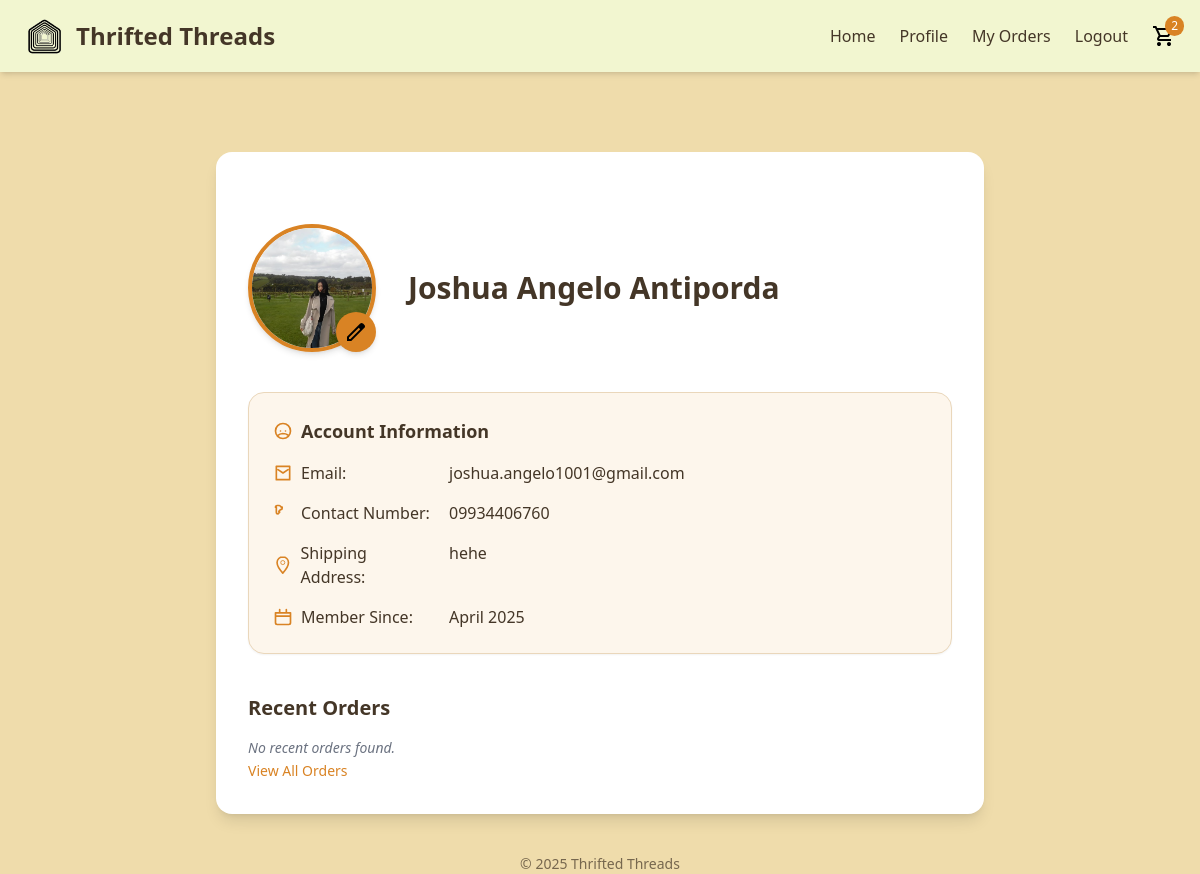
/php/profile.php (signed in), run on an earlier commit of the app's database.
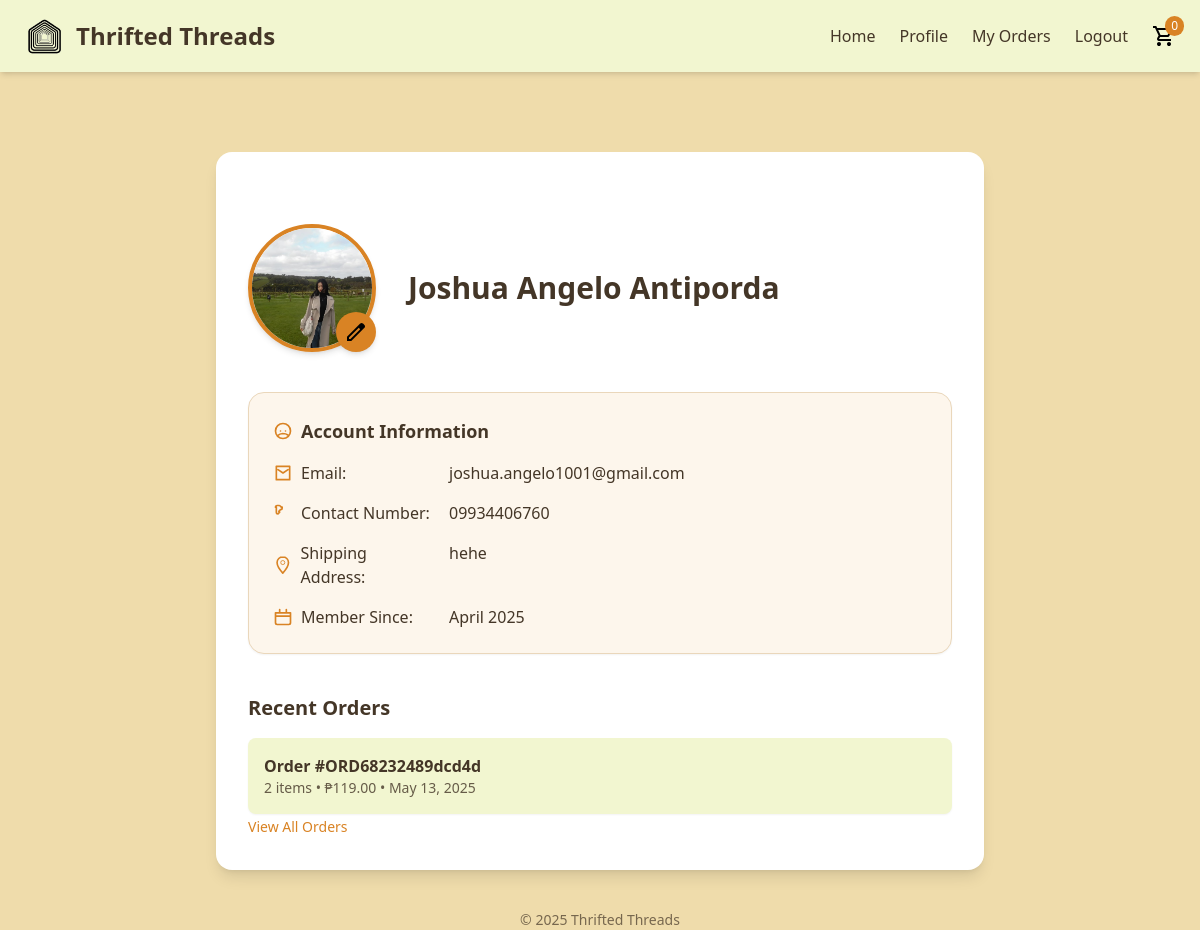
And on a later commit of the database.
### tables this page shows
CREATE TABLE `orders` (
  `id` int(11) NOT NULL,
  `user_id` int(11) DEFAULT NULL,
  `order_number` varchar(20) DEFAULT NULL,
  `total_items` int(11) DEFAULT NULL,
  `total_price` decimal(10,2) DEFAULT NULL,
  `order_date` datetime DEFAULT current_timestamp(),
  `status` varchar(50) DEFAULT 'Pending'
);

### php/profile.php (the view, shortened to what the changed rows need)
<?php
include 'db_conn.php';
$user_id = $_SESSION['user_id'];
$cart_query = $conn->prepare("SELECT SUM(quantity) as total_items FROM cart WHERE user_id = ?");
$cart_query->bind_param("i", $user_id);
$cart_query->execute();
$cart_result = $cart_query->get_result();
$cart_data = $cart_result->fetch_assoc();
$cart_count = $cart_data['total_items'] ?? 0;
$stmt = $conn->prepare("SELECT full_name, email, created_at, address, profile_picture, contact_number FROM users WHERE id = ?");
$stmt->bind_param("i", $user_id);
$stmt->execute();
$stmt->bind_result($full_name, $email, $created_at, $address, $profile_picture, $contact_number);
$order_stmt = $conn->prepare("SELECT order_number, total_items, total_price, order_date FROM orders WHERE user_id = ? ORDER BY order_date DESC LIMIT 5");
$order_stmt->bind_param("i", $user_id);
$order_stmt->execute();
$order_result = $order_stmt->get_result();
$recent_orders = $order_result->fetch_all(MYSQLI_ASSOC);
?>
<!DOCTYPE html>
<html lang="en">
<head>
  <script src="https://cdn.tailwindcss.com"></script>
</head>
<body class="bg-[#EFDCAB] text-[#443627] min-h-screen">
<nav class="bg-[#F2F6D0] shadow-md px-6 py-4 flex justify-between items-center sticky top-0 z-50 w-full">
  <div class="flex items-center space-x-3">
    <a href="homepage.php" class="flex items-center space-x-3">
      <h1 class="text-2xl font-bold">Thrifted Threads</h1>
    </a>
  </div>
  <div class="flex items-center space-x-6">
    <a href="cart.php" class="relative">
      <img src="../images/icons/shopping_cart_black.svg" alt="Cart" class="h-6">
      <span class="absolute -top-2 -right-2 bg-[#D98324] text-white text-xs px-1.5 py-0.5 rounded-full">
        <?php echo $cart_count; ?>
      </span>
    </a>
  </div>
</nav>
<div class="flex justify-center px-4">
  <div class="bg-white rounded-2xl shadow-lg w-full max-w-3xl p-8 space-y-10 mt-20">
<div class="flex flex-col md:flex-row items-center md:items-center md:space-x-8 mt-4">
  <div class="text-center md:text-left mt-4 md:mt-0">
    <h2 class="text-3xl font-bold"><?= htmlspecialchars($full_name) ?></h2>
  </div>
</div>
<div class="bg-[#FDF6EC] border border-[#EAD7BB] rounded-2xl p-6 mt-8 shadow-sm">
  <h2 class="text-lg font-bold text-[#443627] mb-4 flex items-center gap-2">
    Account Information
  </h2>
</div>
    <div class="mt-6">
      <div class="space-y-4">
        <?php if (count($recent_orders) > 0): ?>
          <?php foreach ($recent_orders as $order): ?>
            <div class="bg-[#F2F6D0] p-4 rounded-lg shadow-sm hover:shadow-lg transition">
              <p class="font-semibold">Order #<?= htmlspecialchars($order['order_number']) ?></p>
              <p class="text-sm opacity-80">
                <?= htmlspecialchars($order['total_items']) ?> items • ₱<?= number_format($order['total_price'], 2) ?> • <?= date("F j, Y", strtotime($order['order_date'])) ?>
              </p>
            </div>
          <?php endforeach; ?>
        <?php else: ?>
          <p class="text-sm italic text-gray-500">No recent orders found.</p>
        <?php endif; ?>
        <a href="my_orders.php" class="text-[#D98324] hover:underline text-sm">View All Orders</a>
      </div>
    </div>
  </div>
</div>
</body>
</html>

What changed in the data, as far as the page shows it:
added orders: order_number "ORD68232489dcd4d", total_items "2", total_price "119.00", order_date "May 13, 2025"
Also different on the page:
$cart_count: "2" → "0"
text no longer shown: "No recent orders found."
